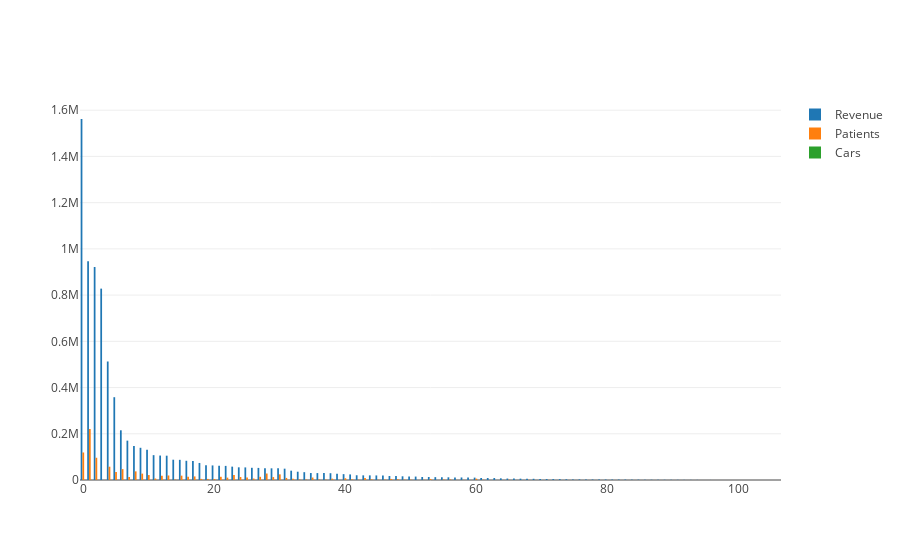

Write notebook code for a chart like this one.
### Markdown cell above
## Revenues / Patients / Cars

### Code cell
# Revenues
provider_revenues = pd.DataFrame(doprava_sub.groupby('provider_id')['price'].sum()).reset_index()
provider_cars = pd.DataFrame(doprava_sub.groupby('provider_id')['car_id'].nunique()).reset_index()
provider_patients = pd.DataFrame(doprava_sub.groupby('provider_id')['patients'].sum()).reset_index()


providers = provider_revenues \
    .merge(provider_cars, on='provider_id') \
    .merge(provider_patients, on='provider_id') \
    .sort_values(by='price', ascending=False) \
    .reset_index(drop=True)

providers.columns = ['provider_id', 'price_total', 'cars', 'patients_total']

iplot([go.Bar(x=providers.index, y=providers.price_total, name='Revenue'),
       go.Bar(x=providers.index, y=providers.patients_total, name='Patients'),
       go.Bar(x=providers.index, y=providers.cars, name='Cars')])
# provider_revenue.index
